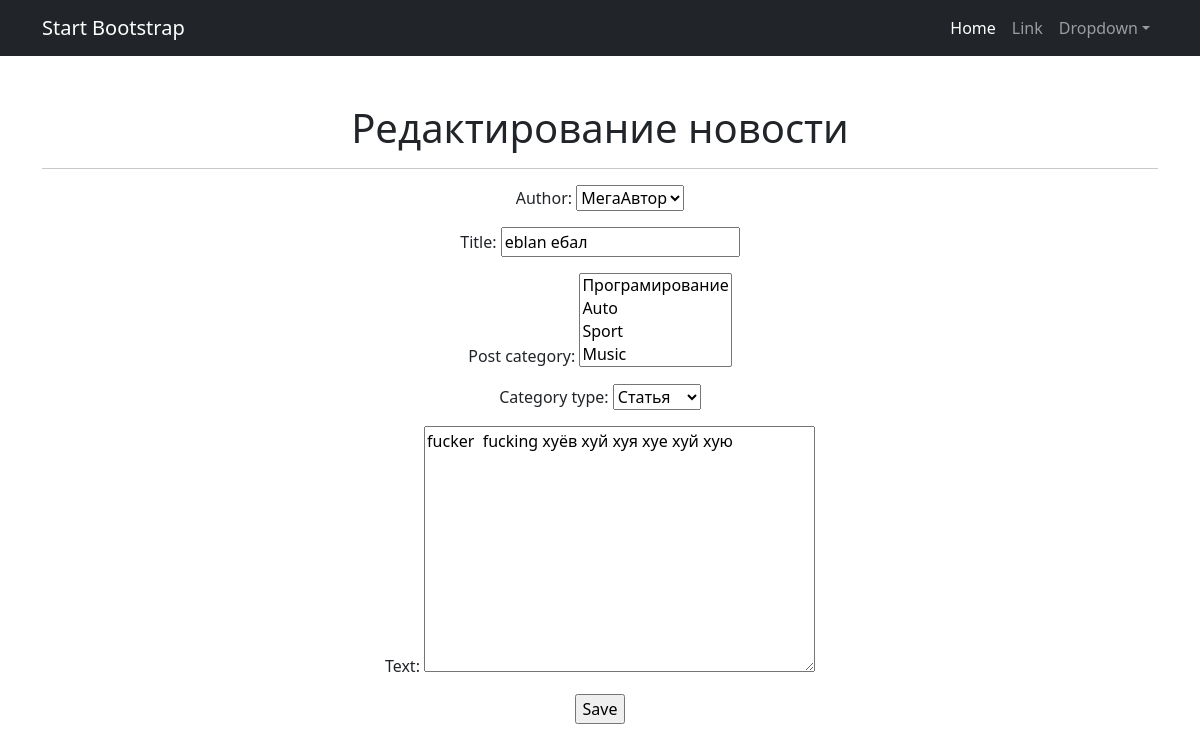
Page /news/2/edit/ (signed in) on the earlier database version.
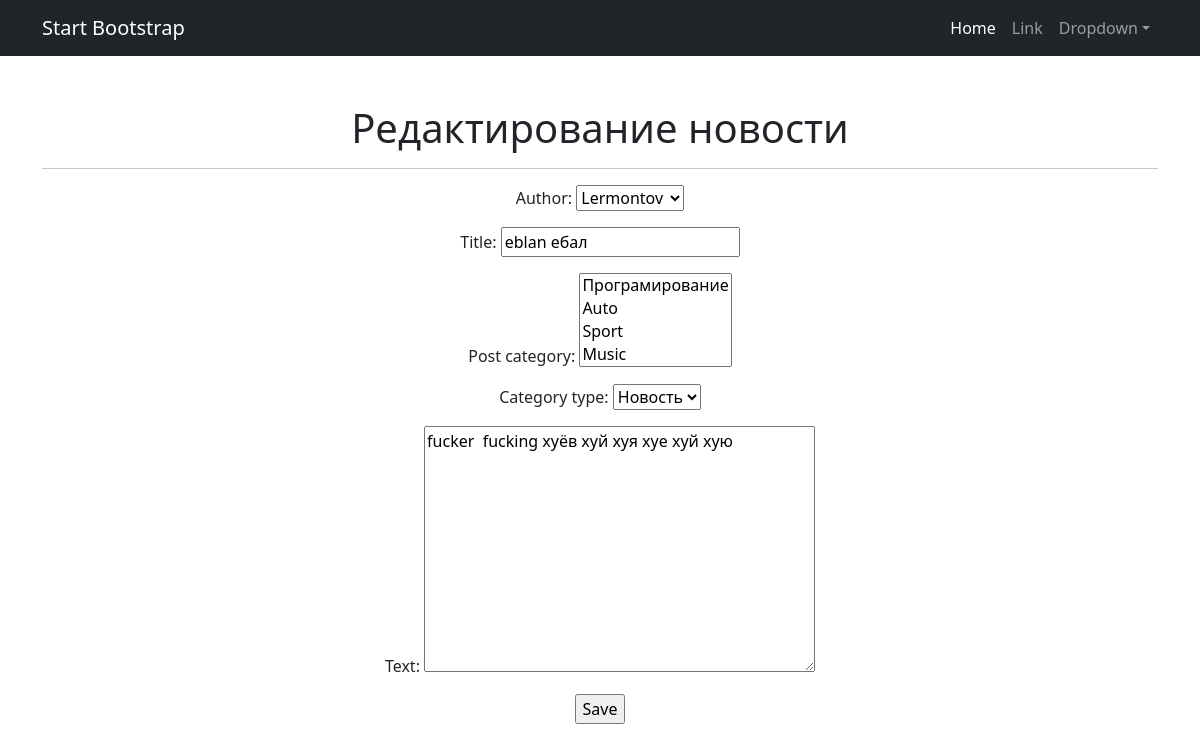
Same page on the later database version.
### newsarticle/models.py (models this page shows, shortened)
class Post(models.Model):
    author = models.ForeignKey(Author, on_delete=models.CASCADE)
    NEWS = 'NW'
    ARTICLE = 'AR'
    CATEGORY_CHOICES = (
        (NEWS, 'Новость'),
        (ARTICLE, 'Статья'),
    )
    category_type = models.CharField(max_length=2, choices=CATEGORY_CHOICES, default=ARTICLE)
    date_creation = models.DateTimeField(auto_now_add=True)
    post_category = models.ManyToManyField(Category, through='PostCategory')
    title = models.CharField(max_length=128)
    text = models.TextField()
    rating = models.IntegerField(default=0)

### newsarticle/views.py (the view)
# urls.py: path('news/<int:pk>/edit/', PostEdit.as_view(), name='edit_post'),
class PostEdit(PermissionRequiredMixin, UpdateView):
    raise_exception = True
    permission_required = ('newsarticle.change_post',)
    form_class = PostForm
    model = Post
    template_name = 'edit_post.html'

### newsarticle/forms.py
class PostForm(forms.ModelForm):
    class Meta:
        model = Post
        fields = [
            'author',
            'title',
            'post_category',
            'category_type',
            'text',
        ]

### newsarticle/models.py (called while the page is built)
    def __str__(self):
        return self.author_user.username

    def __str__(self):
        return self.naming

### templates/edit_post.html (shortened to what this page needs)
{% extends 'flatpages/default.html' %}
{% block content %}
<h1>Редактирование новости</h1>
<hr>
<form action="" method="post">
    {{ form.as_p }}
    <input type="submit" value="Save" />
</form>
{% endblock content %}

### templates/flatpages/default.html (shortened to what this page needs)
<!DOCTYPE html>
<html lang="en">
    <head>
        {% load static %}
        <link href="{% static 'css/styles.css' %}" rel="stylesheet" />
    </head>
    <body>
        <nav class="navbar navbar-expand-lg navbar-dark bg-dark">
            <div class="container">
                <a class="navbar-brand" href="#">Start Bootstrap</a>
                <div class="collapse navbar-collapse" id="navbarSupportedContent">
                    <ul class="navbar-nav ms-auto mb-2 mb-lg-0">
                        <li class="nav-item"><a class="nav-link active" aria-current="page" href="#">Home</a></li>
                        <li class="nav-item"><a class="nav-link" href="#">Link</a></li>
                        <li class="nav-item dropdown">
                            <a class="nav-link dropdown-toggle" id="navbarDropdown" href="#" role="button" data-bs-toggle="dropdown" aria-expanded="false">Dropdown</a>
                        </li>
                    </ul>
                </div>
            </div>
        </nav>
        <div class="container">
            <div class="text-center mt-5">
                <p class="lead">{% block content %}{% endblock content %}</p>
            </div>
        </div>
    </body>
</html>

Differences in the rows shown:
changed Post "eblan eбaл": author "МегаАвтор" → "Lermontov"; category_type "Статья" → "Новость"
